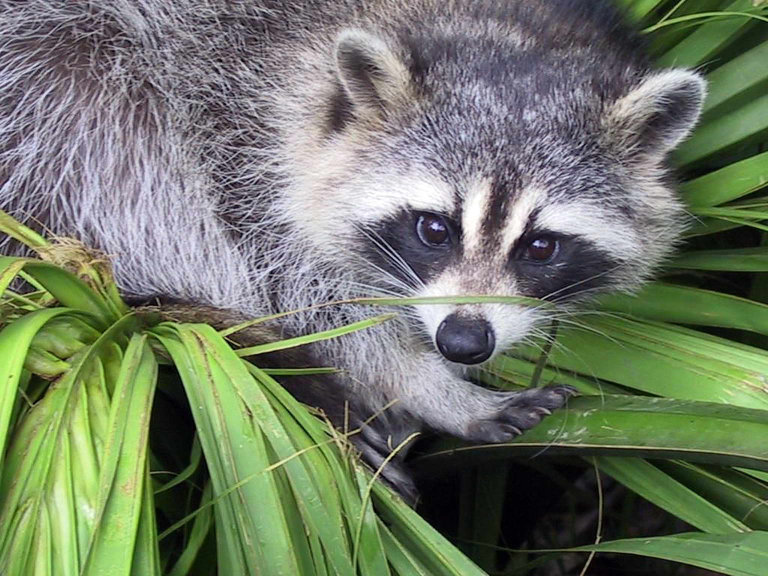
#> input picture data/PIXNIO-28860-1536x1152.jpeg, 1536 x 1152 px (shown at 1/2 size); its folder holds only this picture in this run
$ python task1.py   (older library calls are emulated)
#> lines starting #> are read from the running program, lines starting #| are printed output that depends on the picture; long printed decimals are rounded
import matplotlib.pyplot as plt
import numpy as np
from PIL import Image

from Util import read_file


# [44 lines left out: function part_1, not called in this run]


def part_2():
    # Image operation in python: https://www.pluralsight.com/guides/importing-image-data-into-numpy-arrays
    # TODO: Show RGB image via pyplot
    # TODO: Show grayscale image via pyplot
    # TODO: investigate: Is the PIL better than misc? misc.imresize is deprecated.
    image = Image.open('data/PIXNIO-28860-1536x1152.jpeg') \
        .convert('L') \
        .resize((249, 185))
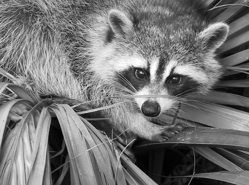
#> image: PIL image 249x185 L; min 0, max 255, mean 116.5
    image.show()
    data = np.asarray(image)

    # TODO: run SVD

    # Extract the mean
    data = data - data.mean(axis=0, keepdims=True)
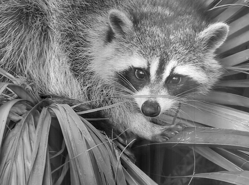
#> data: shape (185, 249) float64; min -139.4, max 158.2, mean 0; drawn with min black and max white

    # Make PCA analysis via SVD
    U, sigma, V = np.linalg.svd(data, 0)
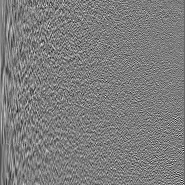
#> U: shape (185, 185) float64; min -0.356, max 0.367, mean -0.000397; drawn with min black and max white
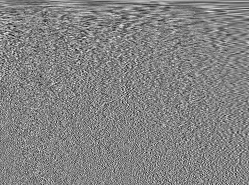
#> V: shape (185, 249) float64; min -0.283, max 0.267, mean 7.6e-05; drawn with min black and max white
#> sigma = 185 values, max 6263.9 at index 0, min 2.78e-12 at index 184, mean 406.5
    S = np.diag(sigma)
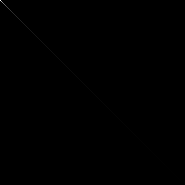
#> S: shape (185, 185) float64; min 0, max 6263.9, mean 2.2; drawn with min black and max white
    trace = S.trace()
#> trace = 75210.9

    # TODO: Make Reconstruction  (a) all principal components.
    reconstructed_all = np.dot(U, np.dot(S, V))
    # TODO: Make Reconstruction  (b) 120 principal components.
    S_120 = np.zeros(S.shape)
    for i in range(120):
        S_120[i][i] = sigma[i]
    reconstructed_120 = np.dot(U, np.dot(S_120, V))
    # TODO: Make Reconstruction  (c) 50 principal components.
    S_50 = np.zeros(S.shape)
    for i in range(50):
        S_50[i][i] = sigma[i]
    reconstructed_50 = np.dot(U, np.dot(S_50, V))
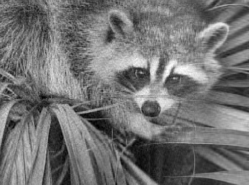
#> reconstructed_50: shape (185, 249) float64; min -136.5, max 166.5, mean 0; drawn with min black and max white
    # TODO: Make Reconstruction  (d) 10 principal components.
    S_10 = np.zeros(S.shape)
    for i in range(10):
        S_10[i][i] = sigma[i]
    reconstructed_10 = np.dot(U, np.dot(S_10, V))
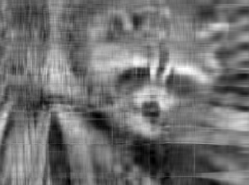
#> reconstructed_10: shape (185, 249) float64; min -129.2, max 161.7, mean 0; drawn with min black and max white

    fig, ((ax1, ax2), (ax3, ax4)) = plt.subplots(2, 2)
    fig.suptitle('Reconstructed images')
    ax1.imshow(reconstructed_all)
    ax1.set_title("Reconstructed with all principal components")
    ax2.imshow(reconstructed_120)
    ax2.set_title("Reconstructed with 120 principal components")
    ax3.imshow(reconstructed_50)
    ax3.set_title("Reconstructed with 50 principal components")
    ax4.imshow(reconstructed_10)
    ax4.set_title("Reconstructed with 10 principal components")

    for ax in fig.get_axes():
        ax.label_outer()

    plt.show()
    # TODO: At what number is the “energy” lost through truncation smaller than 1%?
    total_energy = 0
    for i,s in enumerate(sigma):
        energy = s / trace
        print("Energy of component number " + str(i) + ": " + str(energy))
        total_energy += energy
        if total_energy > 0.99:
            print("We have 99% of the energy, we do not need components after number " + str(i) + ".")
            break
#> this loop made 164 passes
#> (s, energy, total_energy) on passes 1 to 3: (6263.9, 0.0833, 0.0833), (4146.8, 0.0551, 0.138), (3247.4, 0.0432, 0.182)
#| Energy of component number 0: 0.08328
#| Energy of component number 1: 0.05514
#| Energy of component number 2: 0.04318
#| Energy of component number 3: 0.03793
#| Energy of component number 4: 0.03388
#| Energy of component number 5: 0.03071
#| Energy of component number 6: 0.0244
#| Energy of component number 7: 0.02292
#> (further printed lines are left out)
#> after the loop, total_energy = 0.99


# [13 lines left out: function part_3, not called in this run]


def main():
    #part_1()
    part_2()
    #part_3()


if __name__ == '__main__':
    main()
